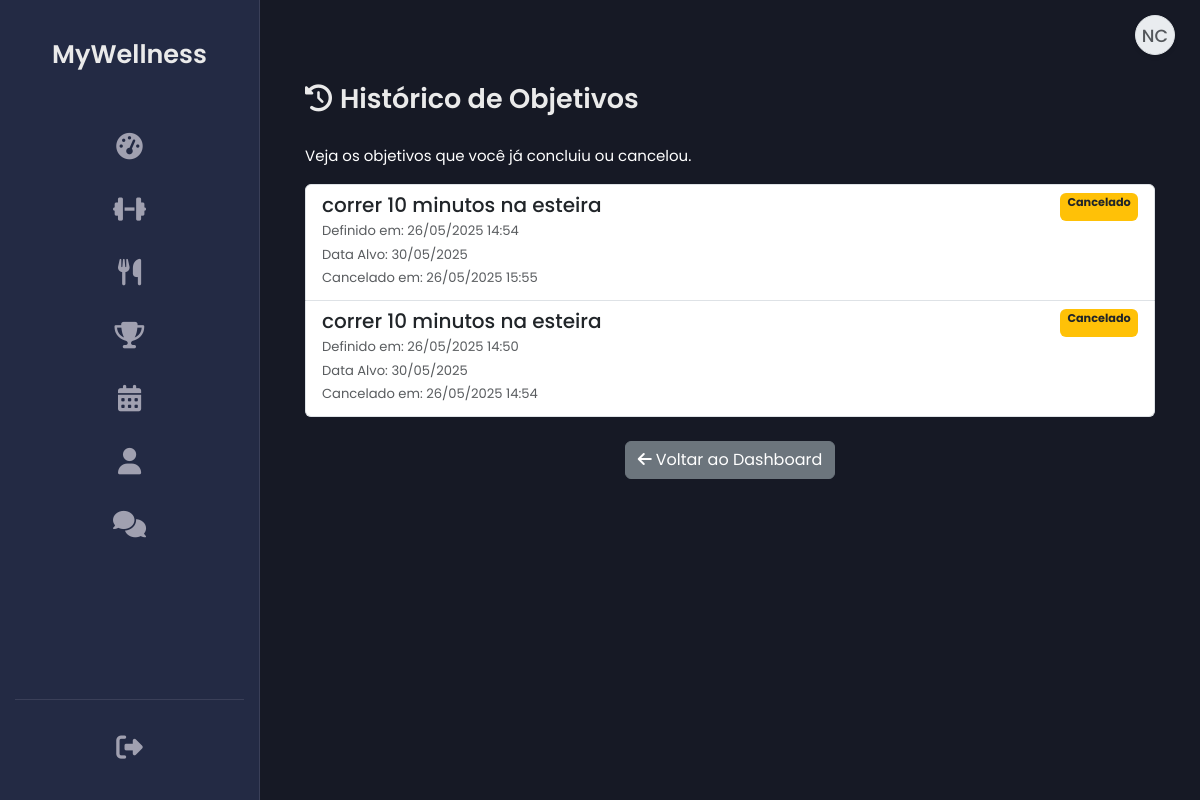
The page /goal_history.php (signed in) on the database as committed earlier.
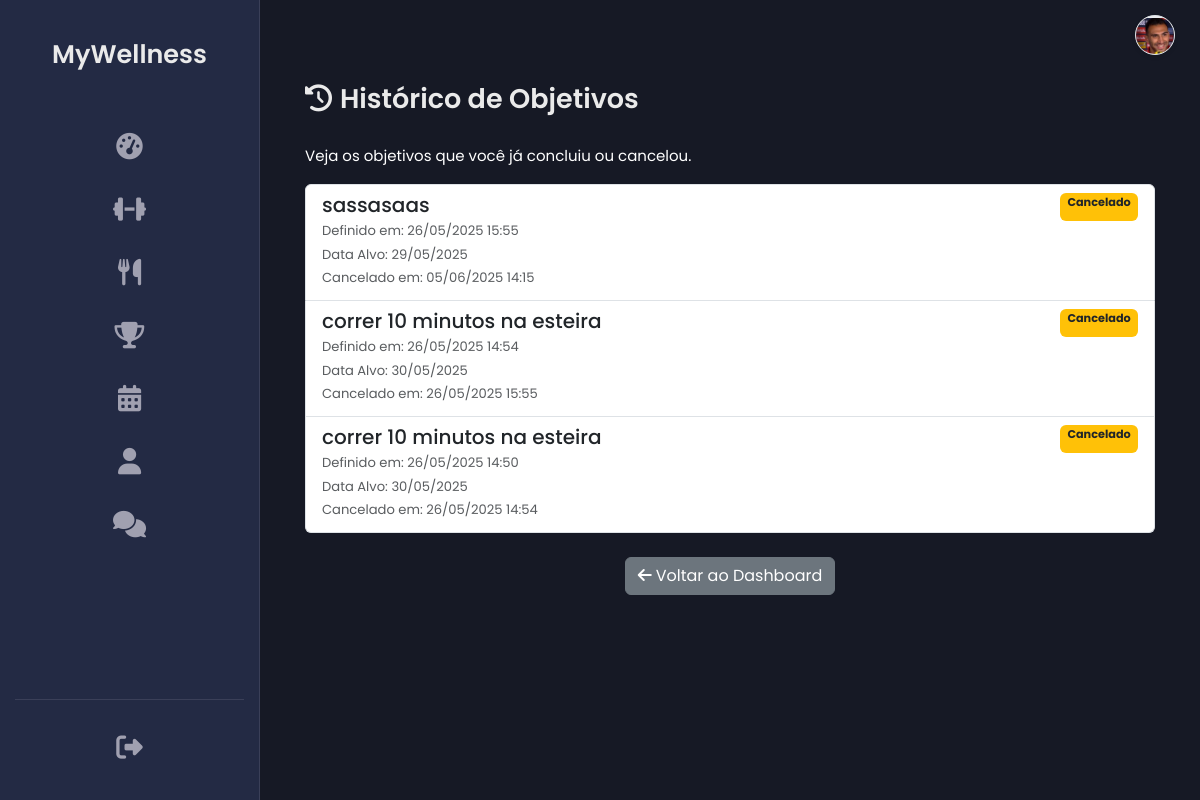
The same page on the database as committed later.
### tables this page shows
CREATE TABLE `client_goals` (
  `id` int(11) NOT NULL,
  `client_id` int(11) NOT NULL,
  `goal_description` text NOT NULL,
  `target_date` date DEFAULT NULL,
  `status` enum('active','completed','cancelled') NOT NULL DEFAULT 'active',
  `created_at` timestamp NOT NULL DEFAULT current_timestamp(),
  `updated_at` timestamp NOT NULL DEFAULT current_timestamp() ON UPDATE current_timestamp(),
  `finished_at` timestamp NULL DEFAULT NULL
);

### goal_history.php (the view, shortened to what the changed rows need)
<?php
include 'db.php';
include 'header.php';
$user_id = $_SESSION['user_id'];
$page_error = '';
$completed_goals = [];
try {
    $stmt_get_client_id = $pdo->prepare("SELECT id FROM clients WHERE user_id = ? LIMIT 1");
    $stmt_get_client_id->execute([$user_id]);
    $client_id = $stmt_get_client_id->fetchColumn();
    $stmt = $pdo->prepare("
        SELECT id, goal_description, target_date, created_at, finished_at, status
        FROM client_goals
        WHERE client_id = :client_id AND status IN ('completed', 'cancelled')
        ORDER BY finished_at DESC, created_at DESC
    ");
    $stmt->execute(['client_id' => $client_id]);
    $completed_goals = $stmt->fetchAll(PDO::FETCH_ASSOC);
} catch (PDOException $e) {
    $page_error = "Erro ao carregar histórico de objetivos: " . $e->getMessage();
    error_log($page_error);
} catch (Exception $e) {
    $page_error = "Erro: " . $e->getMessage();
    error_log($page_error);
}
function formatDate($date_str) {
    try {
         $dateTime = new DateTime($date_str);
         if ($dateTime->format('H:i:s') === '00:00:00' && strpos($date_str, ' ') === false) {
            return htmlspecialchars($dateTime->format('d/m/Y'));
         }
         return htmlspecialchars($dateTime->format('d/m/Y H:i'));
    } catch (Exception $e) {
         try {
             $date = new DateTime($date_str);
             return htmlspecialchars($date->format('d/m/Y'));
         } catch (Exception $e2) {
             return '<span class="text-muted fst-italic">Data inválida</span>';
         }
    }
}
?>
<main class="main-content">
    <div class="container mt-5">
        <h2><i class="fas fa-history me-2"></i>Histórico de Objetivos</h2>
        <?php if (!empty($page_error)): ?>
            <div class="alert alert-danger"><?= htmlspecialchars($page_error) ?></div>
        <?php elseif (empty($completed_goals)): ?>
            <div class="alert alert-info">Nenhum objetivo concluído ou cancelado encontrado no seu histórico.</div>
        <?php else: ?>
            <div class="list-group">
                <?php foreach ($completed_goals as $goal): ?>
                    <?php
                        $status_badge_class = ($goal['status'] === 'completed') ? 'bg-success' : 'bg-warning text-dark';
                        $status_text = ($goal['status'] === 'completed') ? 'Concluído' : 'Cancelado';
                        $finished_date_text = ($goal['status'] === 'completed') ? 'Concluído em' : 'Cancelado em';
                    ?>
                    <div class="list-group-item list-group-item-action flex-column align-items-start">
                        <div class="d-flex w-100 justify-content-between">
                            <h5 class="mb-1"><?= nl2br(htmlspecialchars($goal['goal_description'])) ?></h5>
                            <small class="badge <?= $status_badge_class ?>"><?= $status_text ?></small>
                        </div>
                        <p class="mb-1 small text-muted">Definido em: <?= formatDate($goal['created_at']) ?></p>
                        <p class="mb-1 small text-muted">Data Alvo: <?= formatDate($goal['target_date']) ?></p>
                        <?php if (!empty($goal['finished_at'])):  ?>
                             <p class="mb-1 small text-muted"><?= $finished_date_text ?>: <?= formatDate($goal['finished_at']) ?></p>
                        <?php endif; ?>
                    </div>
                <?php endforeach; ?>
            </div>
        <?php endif; ?>
    </div>
</main>
<?php
include 'footer.php';
?>

### header.php (shortened to what the changed rows need)
<?php
$hide_layout_elements = isset($hide_layout_elements) && $hide_layout_elements === true;
$profile_pic_path = 'assets/img/profile_pics/';
$user_name_initials = '';
$profile_pic_src = null;
if (isset($_SESSION['user_id'])) {
    $profile_pic_file = $_SESSION['profile_picture'] ?? null;
    if ($profile_pic_file && file_exists($profile_pic_path . $profile_pic_file)) {
        $profile_pic_src = $profile_pic_path . $profile_pic_file;
    }
    elseif (isset($_SESSION['name'])) {
        $name_parts = explode(' ', trim($_SESSION['name']));
        $first_initial = !empty($name_parts[0]) ? strtoupper($name_parts[0][0]) : '';
        $last_initial = count($name_parts) > 1 ? strtoupper(end($name_parts)[0]) : '';
        $user_name_initials = $first_initial . $last_initial;
    }
}
?>
<!DOCTYPE html>
<html lang="pt-BR">
<head>
    <link rel="stylesheet" href="https://cdnjs.cloudflare.com/ajax/libs/font-awesome/6.4.0/css/all.min.css" />
    <link href="https://cdn.jsdelivr.net/npm/bootstrap@5.3.0/dist/css/bootstrap.min.css" rel="stylesheet">
    <link href='https://cdn.jsdelivr.net/npm/fullcalendar@6.1.11/main.min.css' rel='stylesheet' />
    <?php if (!$hide_layout_elements):  ?>
    <link rel="stylesheet" href="assets/css/dashboard_cliente.css">
    <?php endif; ?>
    <link rel="stylesheet" href="assets/css/personalizacao_chat.css">
</head>
<body class="<?php if (!$hide_layout_elements) echo 'dashboard-body'; ?>">
    <?php if (!$hide_layout_elements && isset($_SESSION['user_id'])):  ?>
    <div class="profile-icon-container">
        <a href="profile.php" class="profile-icon" title="Ver Perfil / Opções" id="profileIconLink">
            <?php if ($profile_pic_src):  ?>
                <img src="<?= htmlspecialchars($profile_pic_src) ?>?t=<?= time() ?>" alt="Foto de Perfil"> <?php elseif ($user_name_initials):  ?>
                <span class="initials"><?= htmlspecialchars($user_name_initials) ?></span>
            <?php else:  ?>
                <i class="fas fa-user"></i>
            <?php endif; ?>
        </a>
    </div>
    <?php endif; ?>

Rows that differ between the two databases and show on the page:
now on this page (row edited): client_goals: goal_description "sassasaas", status "Cancelado", created_at "26/05/2025 15:55", target_date "29/05/2025", status "Cancelado em", finished_at "05/06/2025 14:15"
Other text that changed with them:
$user_name_initials: "NC" → (not shown)
